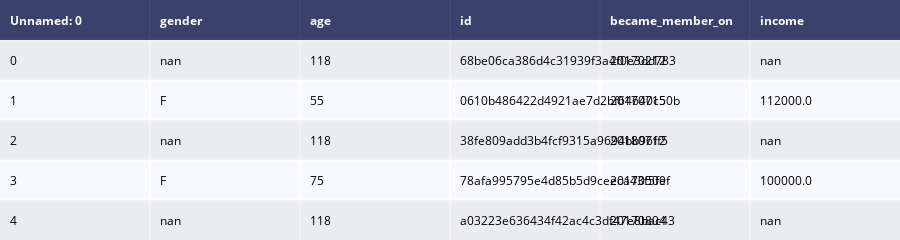

The notebook cell this image was saved under:
### Code cell
# importing the dataset
data = pd.read_csv('profile.csv')

dat = ff.create_table(data.head())

py.iplot(dat)

### Figure 1 — Plotly figure (JSON) as saved in the notebook; plotly's stock layout.template omitted (floating-point values rounded to 4 significant figures)
{"data": [{"colorscale": [[0, "#00083e"], [0.5, "#ededee"], [1, "#ffffff"]], "hoverinfo": "none", "opacity": 0.75, "showscale": false, "type": "heatmap", "z": [[0, 0, 0, 0, 0, 0], [0.5, 0.5, 0.5, 0.5, 0.5, 0.5], [1, 1, 1, 1, 1, 1], [0.5, 0.5, 0.5, 0.5, 0.5, 0.5], [1, 1, 1, 1, 1, 1], [0.5, 0.5, 0.5, 0.5, 0.5, 0.5]]}], "layout": {"annotations": [{"align": "left", "font": {"color": "#ffffff"}, "showarrow": false, "text": "<b>Unnamed: 0</b>", "x": -0.45, "xanchor": "left", "xref": "x", "y": 0, "yref": "y"}, {"align": "left", "font": {"color": "#ffffff"}, "showarrow": false, "text": "<b>gender</b>", "x": 0.55, "xanchor": "left", "xref": "x", "y": 0, "yref": "y"}, {"align": "left", "font": {"color": "#ffffff"}, "showarrow": false, "text": "<b>age</b>", "x": 1.55, "xanchor": "left", "xref": "x", "y": 0, "yref": "y"}, {"align": "left", "font": {"color": "#ffffff"}, "showarrow": false, "text": "<b>id</b>", "x": 2.55, "xanchor": "left", "xref": "x", "y": 0, "yref": "y"}, {"align": "left", "font": {"color": "#ffffff"}, "showarrow": false, "text": "<b>became_member_on</b>", "x": 3.55, "xanchor": "left", "xref": "x", "y": 0, "yref": "y"}, {"align": "left", "font": {"color": "#ffffff"}, "showarrow": false, "text": "<b>income</b>", "x": 4.55, "xanchor": "left", "xref": "x", "y": 0, "yref": "y"}, {"align": "left", "font": {"color": "#000000"}, "showarrow": false, "text": "0", "x": -0.45, "xanchor": "left", "xref": "x", "y": 1, "yref": "y"}, {"align": "left", "font": {"color": "#000000"}, "showarrow": false, "text": "nan", "x": 0.55, "xanchor": "left", "xref": "x", "y": 1, "yref": "y"}, {"align": "left", "font": {"color": "#000000"}, "showarrow": false, "text": "118", "x": 1.55, "xanchor": "left", "xref": "x", "y": 1, "yref": "y"}, {"align": "left", "font": {"color": "#000000"}, "showarrow": false, "text": "68be06ca386d4c31939f3a4f0e3dd783", "x": 2.55, "xanchor": "left", "xref": "x", "y": 1, "yref": "y"}, {"align": "left", "font": {"color": "#000000"}, "showarrow": false, "text": "20170212", "x": 3.55, "xanchor": "left", "xref": "x", "y": 1, "yref": "y"}, {"align": "left", "font": {"color": "#000000"}, "showarrow": false, "text": "nan", "x": 4.55, "xanchor": "left", "xref": "x", "y": 1, "yref": "y"}, {"align": "left", "font": {"color": "#000000"}, "showarrow": false, "text": "1", "x": -0.45, "xanchor": "left", "xref": "x", "y": 2, "yref": "y"}, {"align": "left", "font": {"color": "#000000"}, "showarrow": false, "text": "F", "x": 0.55, "xanchor": "left", "xref": "x", "y": 2, "yref": "y"}, {"align": "left", "font": {"color": "#000000"}, "showarrow": false, "text": "55", "x": 1.55, "xanchor": "left", "xref": "x", "y": 2, "yref": "y"}, {"align": "left", "font": {"color": "#000000"}, "showarrow": false, "text": "0610b486422d4921ae7d2bf64640c50b", "x": 2.55, "xanchor": "left", "xref": "x", "y": 2, "yref": "y"}, {"align": "left", "font": {"color": "#000000"}, "showarrow": false, "text": "20170715", "x": 3.55, "xanchor": "left", "xref": "x", "y": 2, "yref": "y"}, {"align": "left", "font": {"color": "#000000"}, "showarrow": false, "text": "112000.0", "x": 4.55, "xanchor": "left", "xref": "x", "y": 2, "yref": "y"}, {"align": "left", "font": {"color": "#000000"}, "showarrow": false, "text": "2", "x": -0.45, "xanchor": "left", "xref": "x", "y": 3, "yref": "y"}, {"align": "left", "font": {"color": "#000000"}, "showarrow": false, "text": "nan", "x": 0.55, "xanchor": "left", "xref": "x", "y": 3, "yref": "y"}, {"align": "left", "font": {"color": "#000000"}, "showarrow": false, "text": "118", "x": 1.55, "xanchor": "left", "xref": "x", "y": 3, "yref": "y"}, {"align": "left", "font": {"color": "#000000"}, "showarrow": false, "text": "38fe809add3b4fcf9315a9694bb96ff5", "x": 2.55, "xanchor": "left", "xref": "x", "y": 3, "yref": "y"}, {"align": "left", "font": {"color": "#000000"}, "showarrow": false, "text": "20180712", "x": 3.55, "xanchor": "left", "xref": "x", "y": 3, "yref": "y"}, {"align": "left", "font": {"color": "#000000"}, "showarrow": false, "text": "nan", "x": 4.55, "xanchor": "left", "xref": "x", "y": 3, "yref": "y"}, {"align": "left", "font": {"color": "#000000"}, "showarrow": false, "text": "3", "x": -0.45, "xanchor": "left", "xref": "x", "y": 4, "yref": "y"}, {"align": "left", "font": {"color": "#000000"}, "showarrow": false, "text": "F", "x": 0.55, "xanchor": "left", "xref": "x", "y": 4, "yref": "y"}, {"align": "left", "font": {"color": "#000000"}, "showarrow": false, "text": "75", "x": 1.55, "xanchor": "left", "xref": "x", "y": 4, "yref": "y"}, {"align": "left", "font": {"color": "#000000"}, "showarrow": false, "text": "78afa995795e4d85b5d9ceeca43f5fef", "x": 2.55, "xanchor": "left", "xref": "x", "y": 4, "yref": "y"}, {"align": "left", "font": {"color": "#000000"}, "showarrow": false, "text": "20170509", "x": 3.55, "xanchor": "left", "xref": "x", "y": 4, "yref": "y"}, {"align": "left", "font": {"color": "#000000"}, "showarrow": false, "text": "100000.0", "x": 4.55, "xanchor": "left", "xref": "x", "y": 4, "yref": "y"}, {"align": "left", "font": {"color": "#000000"}, "showarrow": false, "text": "4", "x": -0.45, "xanchor": "left", "xref": "x", "y": 5, "yref": "y"}, {"align": "left", "font": {"color": "#000000"}, "showarrow": false, "text": "nan", "x": 0.55, "xanchor": "left", "xref": "x", "y": 5, "yref": "y"}, {"align": "left", "font": {"color": "#000000"}, "showarrow": false, "text": "118", "x": 1.55, "xanchor": "left", "xref": "x", "y": 5, "yref": "y"}, {"align": "left", "font": {"color": "#000000"}, "showarrow": false, "text": "a03223e636434f42ac4c3df47e8bac43", "x": 2.55, "xanchor": "left", "xref": "x", "y": 5, "yref": "y"}, {"align": "left", "font": {"color": "#000000"}, "showarrow": false, "text": "20170804", "x": 3.55, "xanchor": "left", "xref": "x", "y": 5, "yref": "y"}, {"align": "left", "font": {"color": "#000000"}, "showarrow": false, "text": "nan", "x": 4.55, "xanchor": "left", "xref": "x", "y": 5, "yref": "y"}], "height": 230, "margin": {"b": 0, "l": 0, "r": 0, "t": 0}, "xaxis": {"dtick": 1, "gridwidth": 2, "showticklabels": false, "tick0": -0.5, "ticks": "", "zeroline": false}, "yaxis": {"autorange": "reversed", "dtick": 1, "gridwidth": 2, "showticklabels": false, "tick0": 0.5, "ticks": "", "zeroline": false}}}
